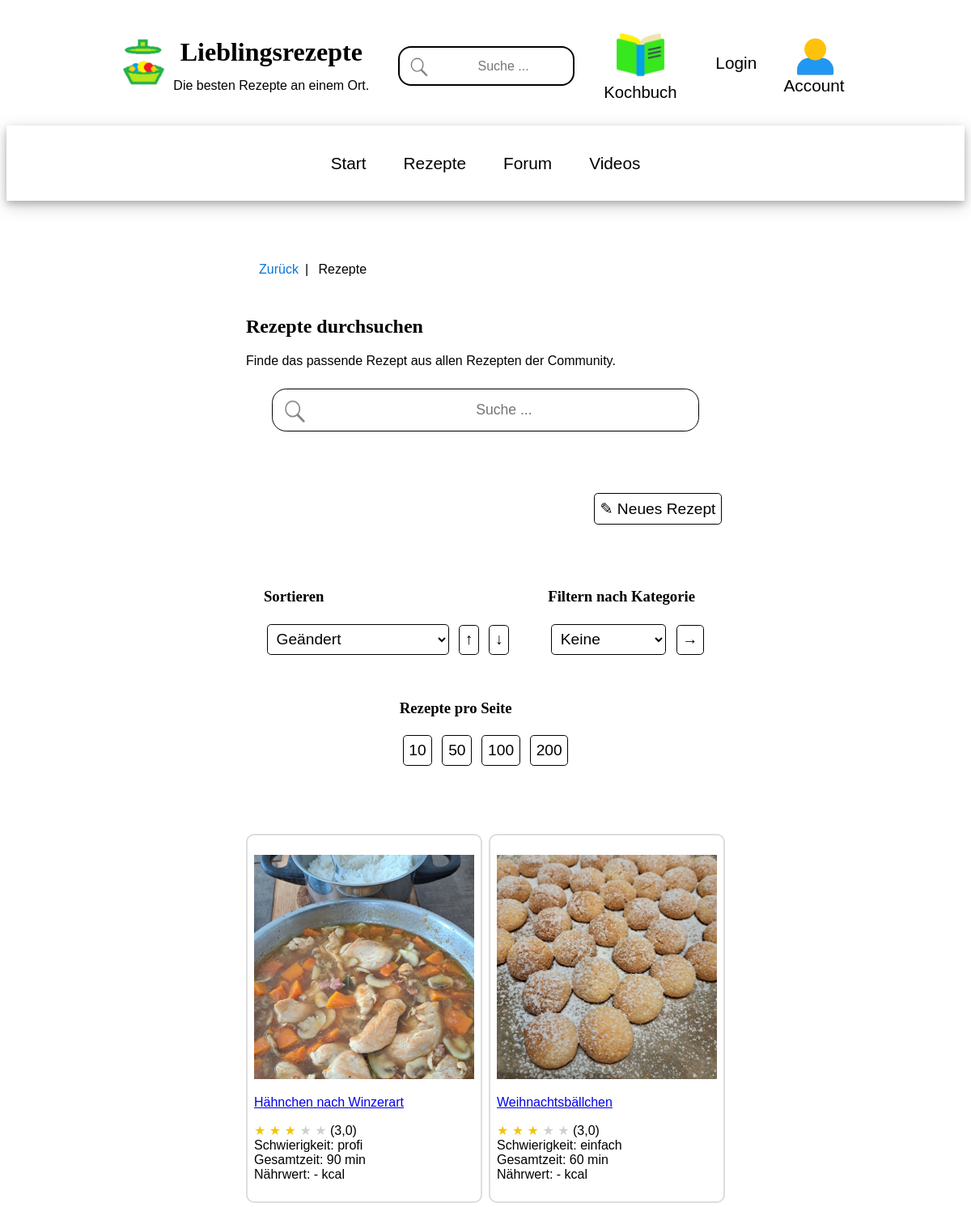
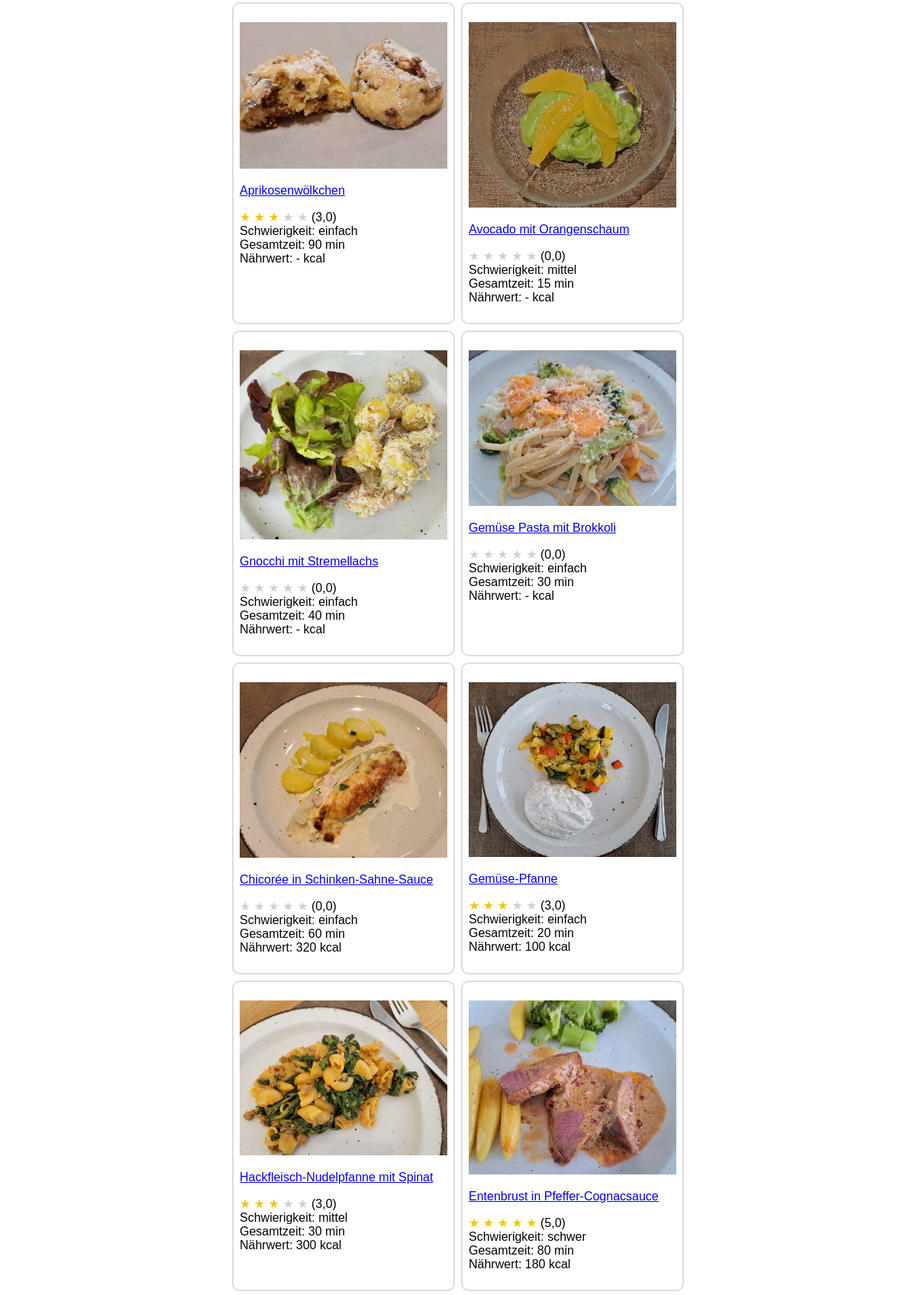
The app's page /recipes/ (upper part) with its own data (2 pictures, top to bottom).
### recipes_app/models.py (models this page shows, shortened)
class Recipe(models.Model):
    owner = models.ForeignKey(User, on_delete=models.SET_NULL, null=True)
    likes = models.ManyToManyField(User,  blank=True, related_name="likes")
    name = models.CharField(max_length=500)
    updated = models.DateTimeField(auto_now=True)
    created = models.DateTimeField(auto_now_add=True)
    topic = models.ManyToManyField(Topic, blank=True)
    persons = models.IntegerField()
    ingredients = models.TextField(null=True, blank=True)
    steps = models.TextField(null=True, blank=True)
    tips = models.TextField(null=True, blank=True)
    reference = models.TextField(null=True, blank=True)
    reference_link = models.URLField(max_length=2048, null=True, blank=True)
    nutrients_person = models.FloatField(null=True, blank=True, default=0.0)
    nutrients_table = models.TextField(null=True, blank=True)
    expected_time_total = models.FloatField(null=True, blank=True, default=0.0)
    expected_time_work = models.FloatField(null=True, blank=True, default=0.0)
    expected_time_bake = models.FloatField(null=True, blank=True, default=0.0)
    expected_time_rest = models.FloatField(null=True, blank=True, default=0.0)
    difficulty = models.IntegerField(null=True, blank=True, default=0)
    image_meal = models.ImageField(blank=True, upload_to="recipes")
    video_meal = models.URLField(max_length=2048, null=True, blank=True)
    rating_mean = models.FloatField(null=True, blank=True, default=0.0)
    rating_count = models.IntegerField(null=True, blank=True, default=0)
    rating_1 = models.IntegerField(null=True, blank=True, default=0)
    rating_2 = models.IntegerField(null=True, blank=True, default=0)
    rating_3 = models.IntegerField(null=True, blank=True, default=0)
    rating_4 = models.IntegerField(null=True, blank=True, default=0)
    rating_5 = models.IntegerField(null=True, blank=True, default=0)
    class Meta:
        ordering = ['-updated', '-created']

### recipes_app/views.py (the view)
# urls.py: path('recipes/', views.recipes_overview, name="recipes"),
def recipes_overview(request):
    context = recipes_grid(Recipe.objects.all(), request)
    context["recipe_scr"] = "recipes"
    return render(request, 'recipes_app/recipes.html', context)

### recipes_app/pagination.py (called while the page is built)
    def valid_page(self, page_index: int):
        if self.number_of_pages <= 0:
            return 0
        return min(max(0, page_index), self.number_of_pages - 1)

    def get_items_for_page(self, list_of_items, page_index: int):
        if self.number_of_pages <= 0:
            return []
        return list_of_items[page_index*self.items_per_page:(page_index+1)*self.items_per_page]

### recipes_app/templates/recipes_app/recipes.html (shortened to what this page needs)
{% extends 'main.html' %}
{% block content %}
<div class="main-container">
    <div class="main-middle-column">
        <ul class="breadcrumb">
          <li><a href="{{request.META.HTTP_REFERER}}">Zurück</a></li>
          <li>Rezepte</li>
        </ul>
        <div class="card">
            <h2>Rezepte durchsuchen</h2>
            <p>Finde das passende Rezept aus allen Rezepten der Community.</p>
            <search>
                <form method="GET" action="{% url 'recipes' %}">
                      <input type="text" name="q" placeholder="Suche ..."
                      />
                </form>
            </search>
        </div>
        <div style="text-align: right;">
             <a href="{% url 'create-recipe' %}" class="button-like">&#9998; Neues Rezept </a>
        </div>
        {% include 'recipes_app/recipes_grid.html' %}
    </div>
</div>
{% endblock content %}

### recipes_app/templates/recipes_app/recipes_grid.html (shortened to what this page needs)
<div class="card">
    <div class="grid-option-container">
        <div class="grid-option">
            <h3>Sortieren</h3>
            <form method="GET" action="">
                <select name="srtval" id="srtval">
                    {% for v, n in sort_items %}
                        {% if request.GET.srtval %}
                            {% if request.GET.srtval == v %}
                                <option value="{{v}}" selected>{{n}}</option>
                            {% else %}
                                <option value="{{v}}">{{n}}</option>
                            {% endif %}
                        {% else %}
                            <option value="{{v}}">{{n}}</option>
                        {% endif %}
                    {% endfor %}
                </select>
                <button type="submit" name="srtdir" value="Auf">&uarr;</button>
                    <button type="submit" name="srtdir" value="Ab">&darr;</button>
            </form>
        </div>
         <div class="grid-option">
            <h3>Filtern nach Kategorie</h3>
            <form method="GET" action="">
                <select name="tpc" id="tpc" size="1">
                    <option value=""> Keine </option>
                </select>
                <input type="submit" value="&rarr;" />
            </form>
        </div>
        <div class="grid-option">
            <h3>Rezepte pro Seite</h3>
            <form method="GET" action="">
                <button type="submit" value="10" name="pgShow">10</button>
                <button type="submit" value="50" name="pgShow">50</button>
                <button type="submit" value="50" name="pgShow">100</button>
                <button type="submit" value="200" name="pgShow">200</button>
            </form>
        </div>
    </div>
</div>
<div class="grid-container">
    {% for recipe in recipes %}
        <div class="grid-item">
            <p>
                {% if show_video %}
                    {% if recipe.image_meal %}
                    <a href="{% url 'recipe' recipe.id %}?img=vid&srcurl={{recipe_scr}}"><img src="{{ recipe.image_meal.url }}" style="width: 100%; height: 100%;" ></a>
                    {% endif %}
                {% else %}
                    {% if recipe.image_meal %}
                    <a href="{% url 'recipe' recipe.id %}?srcurl={{recipe_scr}}"><img src="{{ recipe.image_meal.url }}" style="width: 100%; height: 100%;" ></a>
                    {% endif %}
                {% endif %}
            </p>
            {% if show_video %}
                <a href="{% url 'recipe' recipe.id %}?img=vid&srcurl={{recipe_scr}}">{{recipe.name}}</a>
            {% else %}
                <a href="{% url 'recipe' recipe.id %}?srcurl={{recipe_scr}}">{{recipe.name}}</a>
            {% endif %}
            <p>
                {% if recipe.rating_mean %}
                    {% for i in '12345'|make_list  %}
                        {% if i|add:"0" <= recipe.rating_mean %}
                            <span style='color:#f1c40f'>&#9733;</span>
                        {% else %}
                            <span style='color:#ccd1d1'>&#9733;</span>
                        {% endif %}
                    {% endfor %}
                {% else %}
                    <span style='color:#ccd1d1'>&#9733; &#9733; &#9733; &#9733; &#9733;</span>
                {% endif %}
                ({{ recipe.rating_mean|default_if_none:"-" }}) <br>
                Schwierigkeit:
                {% if recipe.difficulty in diff_lookup %}
                    {% for key, value in diff_lookup.items %}
                    {% if key == recipe.difficulty %}
                        {{value}}
                    {% endif %}
                    {% endfor %}
                {% else %}
                    Grad {{ recipe.difficulty|default_if_none:"-" }}
                {% endif%}
                <br>
                Gesamtzeit: {{ recipe.expected_time_total|floatformat:"0" }} min <br>
                {% if  recipe.nutrients_person %}
                    Nährwert: {{ recipe.nutrients_person|floatformat:"0" }} kcal
                {% else %}
                    Nährwert: - kcal
                {% endif%}
            </p>
        </div>
    {% endfor %}
</div>

### static/styles/main.css (style rules this page uses)
* { box-sizing: border-box; }
body { font-family: Verdana, sans-serif; font-size: 16px; background-color: white; }
h1, h2, h3, h4, h5, h6 { font-family: Georgia, serif; }
.main-container { display: flex; flex-flow: row wrap; justify-content: center; width: 100%; clear: after; margin-top: 1.25em; }
.main-middle-column { width: 50%; max-width: 200em; margin: 2em; }
.card { box-sizing: border-box; background-color: white; border-radius: 10px; border-style: none; margin-top: 2.5em; margin-bottom: 4em; }
.card search { text-align: center; }
.card search input[type=text] { box-sizing: border-box; display: inline-block; vertical-align: middle; font-size: 1.1em; width: 30em; max-width: 100%; height: 3em; border-style: solid; border-radius: 1em 1em 1em 1em; border-width: 0.1em; border-color: black; text-align: center; padding: 0.4em 0.4em 0.4em 3em; margin: 0.5em; background-image: url('/static/icons/searchicon.png'); background-position: 0.7em 0.7em; background-repeat: no-repeat; background-size: 1.75em 1.75em; }
.grid-container { display: grid; grid-template-columns: repeat(auto-fill, minmax(min(200px, 100%), 1fr)); gap: 0.5em; background-color: white; margin-top: 1em; margin-bottom: 1em; }
.grid-item { background-color: white; padding: 0.5em; border-radius: 10px; border-style: solid; border-width: 0.15em; border-color: #ddd; }
.grid-option-container { display: flex; flex-flow: row wrap; justify-content: space-around; width: 100%; }
.grid-option { margin: 1em; }
button, input[type=submit], input[type=url], textarea, input[type=password], input[type=email], input[type=number], input[type=text], select, .button-like, .button-display { background-color: white; display: inline-block; padding: 0.35em; border: solid; font-size: 1.2em; border-width: 0.1em; border-radius: 0.25em; margin: 0.2em; border-color: black; text-decoration: none; color: blacK; }
ul.breadcrumb { padding: 0.5em 1em; list-style: none; background-color: white; }
ul.breadcrumb li { display: inline; font-size: 1em; }
ul.breadcrumb li:first-child:after { padding: 0.5em; color: black; content: "|"; }
ul.breadcrumb li a { color: #0275d8; text-decoration: none; }

### records on screen
Recipe: image_meal (picture), name "Hähnchen nach Winzerart", rating_mean "3,0", diff_lookup "profi", expected_time_total "90", nutrients_person "Nährwert: - kcal"
Recipe: image_meal (picture), name "Weihnachtsbällchen", rating_mean "3,0", diff_lookup "einfach", expected_time_total "60", nutrients_person "Nährwert: - kcal"
Recipe: image_meal (picture), name "Aprikosenwölkchen", rating_mean "3,0", diff_lookup "einfach", expected_time_total "90", nutrients_person "Nährwert: - kcal"
Recipe: image_meal (picture), name "Avocado mit Orangenschaum", rating_mean "0,0", diff_lookup "mittel", expected_time_total "15", nutrients_person "Nährwert: - kcal"
Recipe: image_meal (picture), name "Gnocchi mit Stremellachs", rating_mean "0,0", diff_lookup "einfach", expected_time_total "40", nutrients_person "Nährwert: - kcal"
Recipe: image_meal (picture), name "Gemüse Pasta mit Brokkoli", rating_mean "0,0", diff_lookup "einfach", expected_time_total "30", nutrients_person "Nährwert: - kcal"
Recipe: image_meal (picture), name "Chicorée in Schinken-Sahne-Sauce", rating_mean "0,0", diff_lookup "einfach", expected_time_total "60", nutrients_person "320"
Recipe: image_meal (picture), name "Gemüse-Pfanne", rating_mean "3,0", diff_lookup "einfach", expected_time_total "20", nutrients_person "100"
Recipe: image_meal (picture), name "Hackfleisch-Nudelpfanne mit Spinat", rating_mean "3,0", diff_lookup "mittel", expected_time_total "30", nutrients_person "300"
Recipe: image_meal (picture), name "Entenbrust in Pfeffer-Cognacsauce", rating_mean "5,0", diff_lookup "schwer", expected_time_total "80", nutrients_person "180"

### other values on screen
form field srtval "Geändert"
